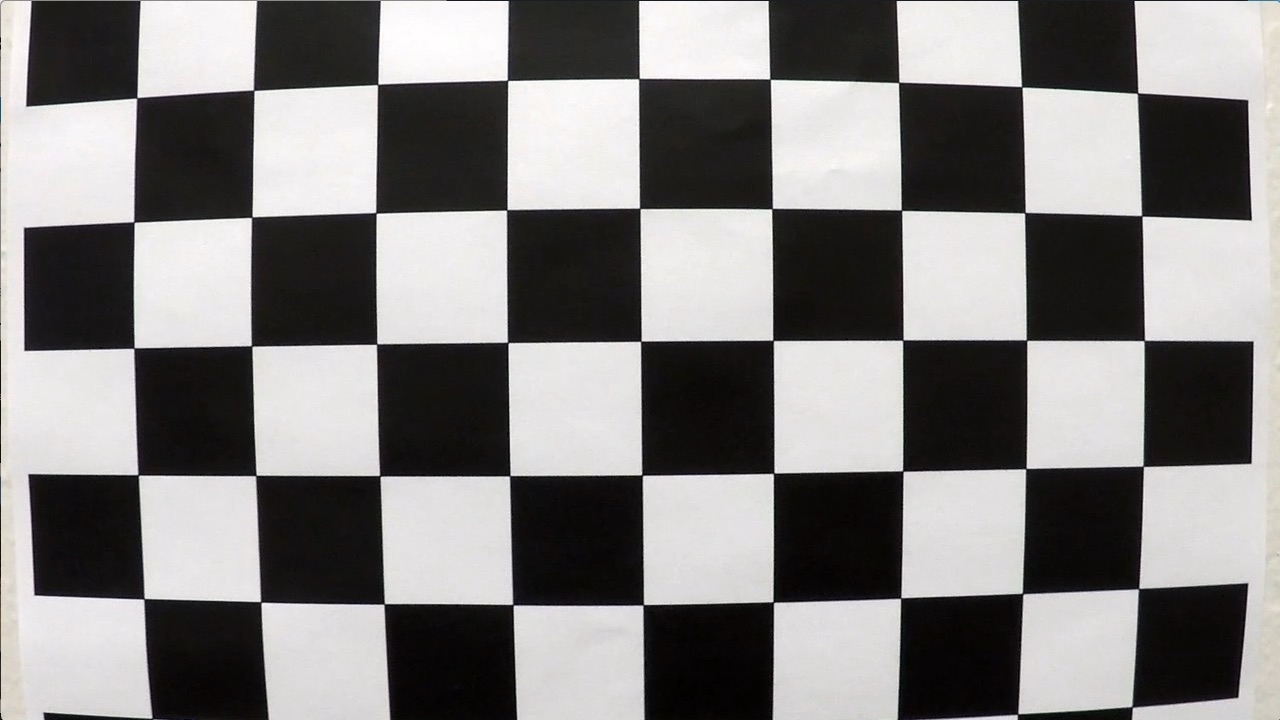
#> input picture camera_cal/calibration1.jpg, 1280 x 720 px; its folder holds 5 pictures in this run
$ python calibration.py
#> lines starting #> are read from the running program, lines starting #| are printed output that depends on the picture; after the words box and inside, x2 and y2 are one past the last pixel; in counts of white or black regions, pixels touching at a corner belong together
from pathlib import Path

import cv2
import numpy as np


BASE_DIR = Path(__file__).resolve().parent
CALIBRATION_DIR = BASE_DIR / "camera_cal"
DOCS_DIR = BASE_DIR / "docs"

PATTERN_SIZE = (9, 6)
COMPARISON_IMAGE = "calibration1.jpg"


def save_image(path, image):
    if not cv2.imwrite(str(path), image):
        raise RuntimeError(f"Nije uspelo cuvanje slike: {path}")


def calibrate_camera():
    DOCS_DIR.mkdir(exist_ok=True)

    # Ovu fotografiju koristimo za prikaz pre i posle ispravke.
    example_path = CALIBRATION_DIR / COMPARISON_IMAGE
    original = cv2.imread(str(example_path))
#> original is the input picture: shape (720, 1280, 3); mean B, G, R 127.8, 128.4, 130.1

    if original is None:
        raise RuntimeError(f"Ne mogu da ucitam: {example_path}")

    image_size = (original.shape[1], original.shape[0])
#> image_size = (1280, 720)

    columns, rows = PATTERN_SIZE

    # Koordinate unutrasnjih uglova na ravnoj sahovskoj tabli.
    object_points = np.zeros(
        (columns * rows, 3), dtype=np.float32
    )
    object_points[:, :2] = np.mgrid[
        0:columns, 0:rows
    ].T.reshape(-1, 2)

    all_object_points = []
    all_image_points = []
    corners_example = None

    image_paths = sorted(CALIBRATION_DIR.glob("*.jpg"))

    criteria = (
        cv2.TERM_CRITERIA_EPS + cv2.TERM_CRITERIA_MAX_ITER,
        30,
        0.001,
    )

    for image_path in image_paths:
        image = cv2.imread(str(image_path))

        if image is None:
            print(f"Ne mogu da ucitam: {image_path.name}")
            continue

        current_size = (image.shape[1], image.shape[0])
#> current_size = (1280, 720)

        if current_size != image_size:
            print(f"Druga rezolucija, preskacem: {image_path.name}")
            continue

        gray = cv2.cvtColor(image, cv2.COLOR_BGR2GRAY)

        found, corners = cv2.findChessboardCorners(
            gray,
            PATTERN_SIZE,
            cv2.CALIB_CB_ADAPTIVE_THRESH
            + cv2.CALIB_CB_NORMALIZE_IMAGE,
        )
#> found = False; corners = None

        if not found:
            print(f"Uglovi nisu pronadjeni: {image_path.name}")
            continue

        refined_corners = cv2.cornerSubPix(
            gray,
            corners,
            (11, 11),
            (-1, -1),
            criteria,
        )

        all_object_points.append(object_points.copy())
        all_image_points.append(refined_corners)

        print(f"Uglovi pronadjeni: {image_path.name}")

        # Poseban primer uspesno pronadjenih uglova.
        if corners_example is None:
            corners_example = image.copy()
            cv2.drawChessboardCorners(
                corners_example,
                PATTERN_SIZE,
                refined_corners,
                True,
            )
#> pass 2 of the loop in calibrate_camera, `for image_path in image_paths:`:
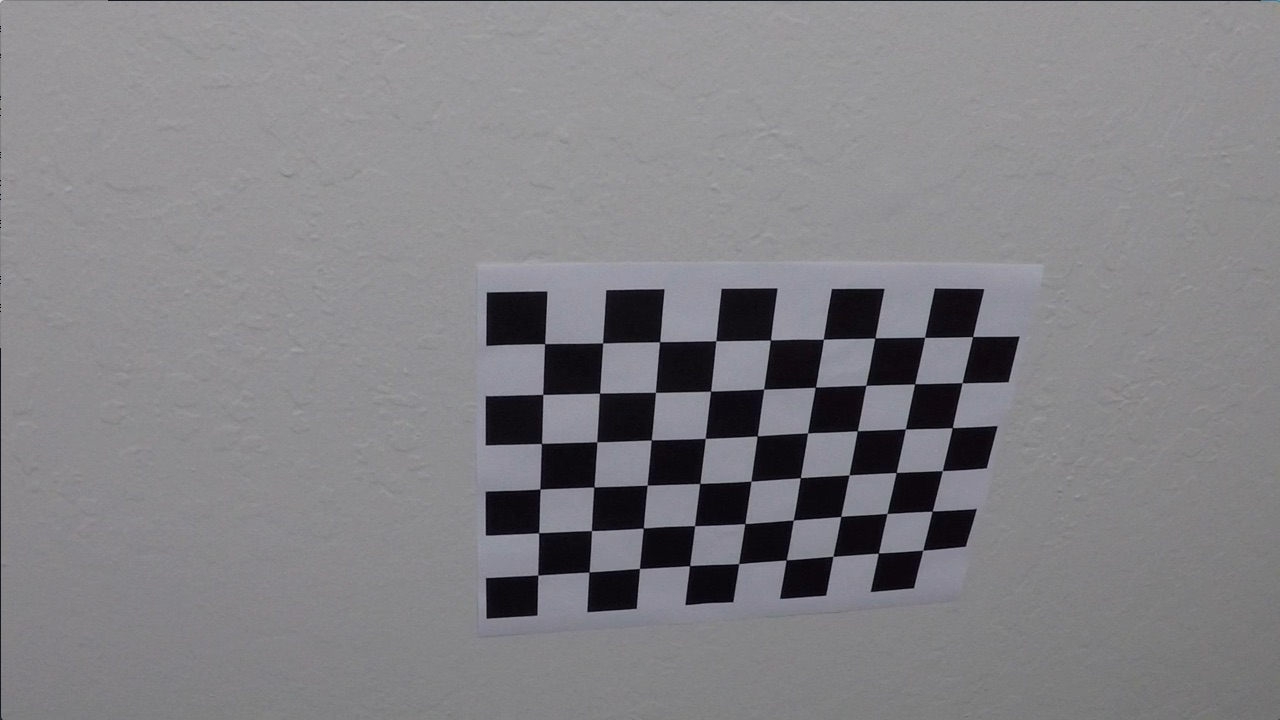
#> input picture camera_cal/calibration10.jpg, 1280 x 720 px
#> in calibrate_camera, image is the input picture: shape (720, 1280, 3); mean B, G, R 133.1, 129.4, 130.2
#> found = True; corners = 54 rows, first 8: [545.3, 343.1], [602.7, 342.8], [660.1, 341.3], [715.8, 340.7], [770.6, 340], [823.5, 339.2], [874.3, 338.5], [925.1, 337.4]
#> refined_corners = 54 rows, first 8: [544.6, 343.6], [602.6, 343], [659.6, 341.7], [715.8, 340.7], [770.4, 339.9], [823.4, 339.3], [874.9, 337.9], [924.6, 337.3]
#> in calibrate_camera, `cv2.drawChessboardCorners( corners_example, PATTERN_SIZE, refined_corn..`:
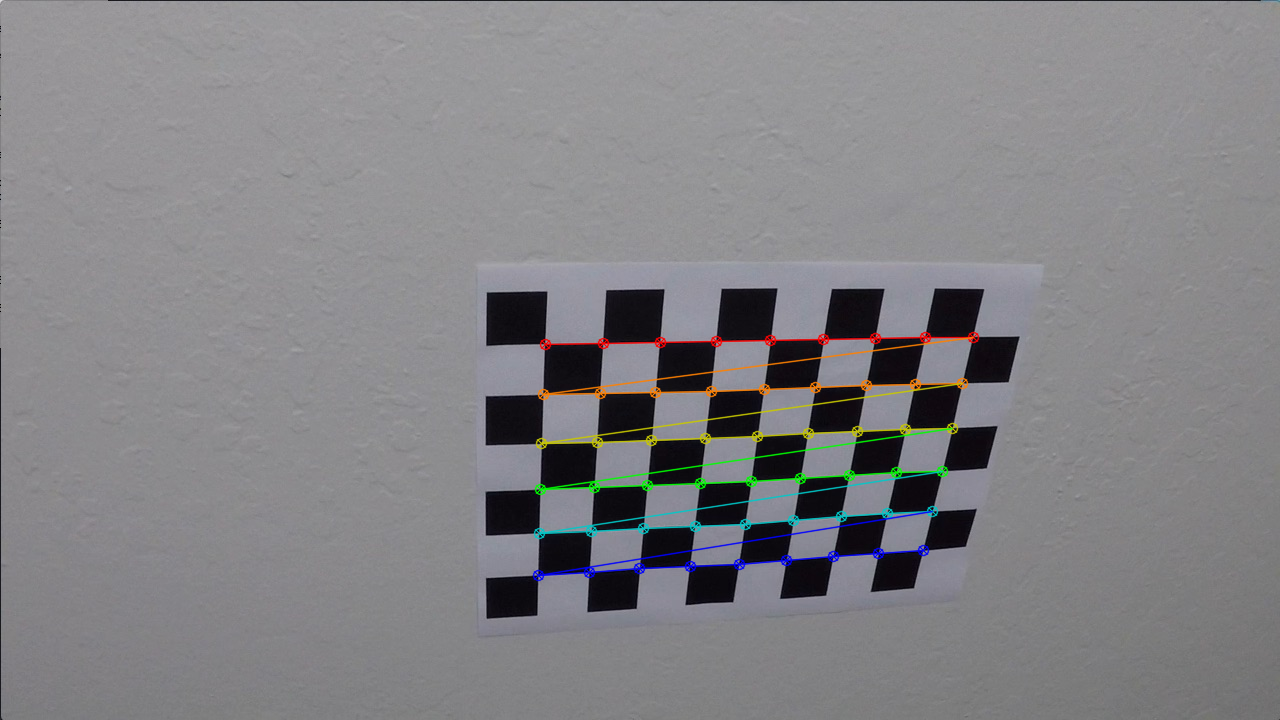
#> corners_example: shape (720, 1280, 3); 1.92% of pixels changed, all inside (x1, y1, x2, y2) = (532, 331, 980, 582)

    if len(all_object_points) < 3:
        raise RuntimeError(
            "Premalo uspesnih slika za kalibraciju. "
            "Proveri folder camera_cal i PATTERN_SIZE."
        )

    # Izracunavanje parametara kamere.
    rms_error, camera_matrix, distortion, _, _ = cv2.calibrateCamera(
        all_object_points,
        all_image_points,
        image_size,
        None,
        None,
    )

    np.savez(
        BASE_DIR / "camera_calibration.npz",
        camera_matrix=camera_matrix,
        distortion=distortion,
        image_size=np.array(image_size),
        rms_error=rms_error,
    )

    # Primena parametara na calibration1.jpg.
    corrected = cv2.undistort(
        original,
        camera_matrix,
        distortion,
        None,
        camera_matrix,
    )
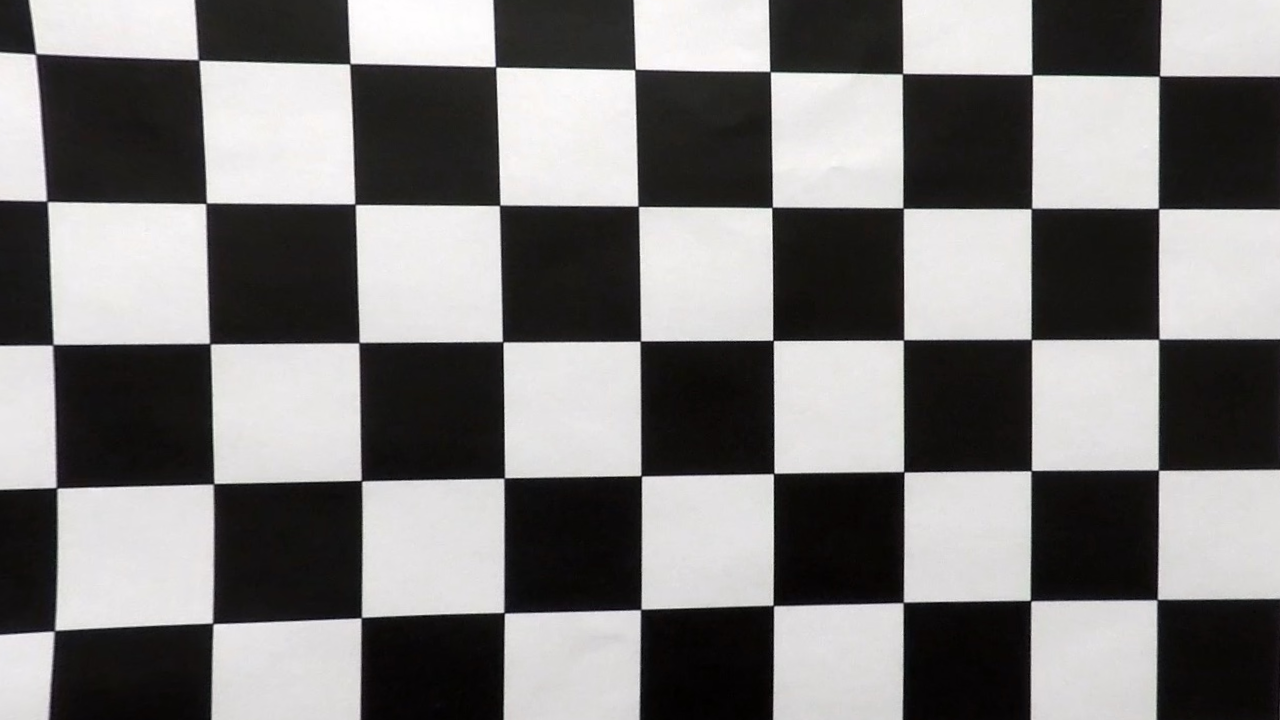
#> corrected: shape (720, 1280, 3); mean B, G, R 122.9, 123.4, 125

    save_image(
        DOCS_DIR / "calibration_corners.jpg",
        corners_example,
    )
    save_image(
        DOCS_DIR / "calibration_original.jpg",
        original,
    )
    save_image(
        DOCS_DIR / "calibration_undistorted.jpg",
        corrected,
    )

    # Uporedni prikaz sa naslovima iznad fotografija.
    height, width = original.shape[:2]
#> height = 720; width = 1280
    header_height = 70

    comparison = np.full(
        (height + header_height, width * 2, 3),
        245,
        dtype=np.uint8,
    )

    comparison[header_height:, :width] = original
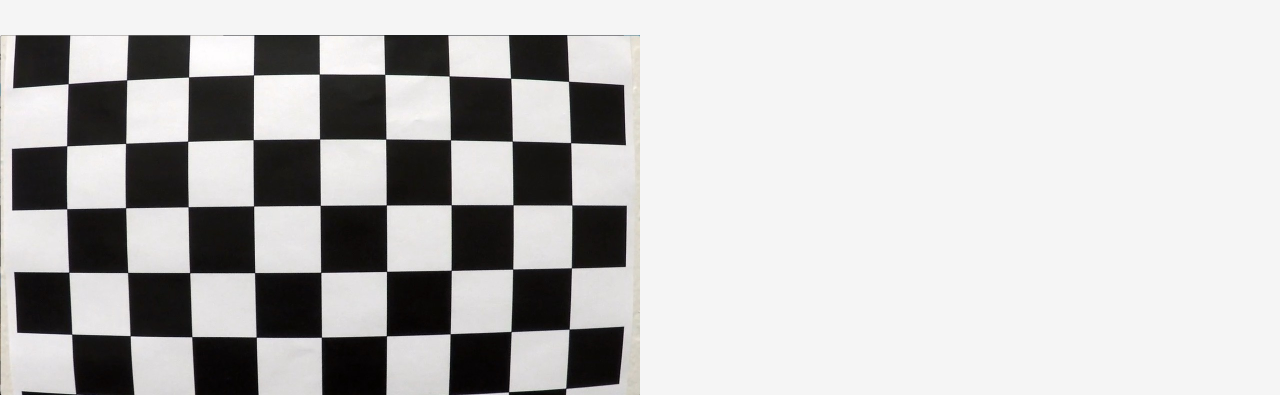
#> comparison: shape (790, 2560, 3) (shown at 1/2 size); mean B, G, R 191.6, 191.9, 192.6
    comparison[header_height:, width:] = corrected
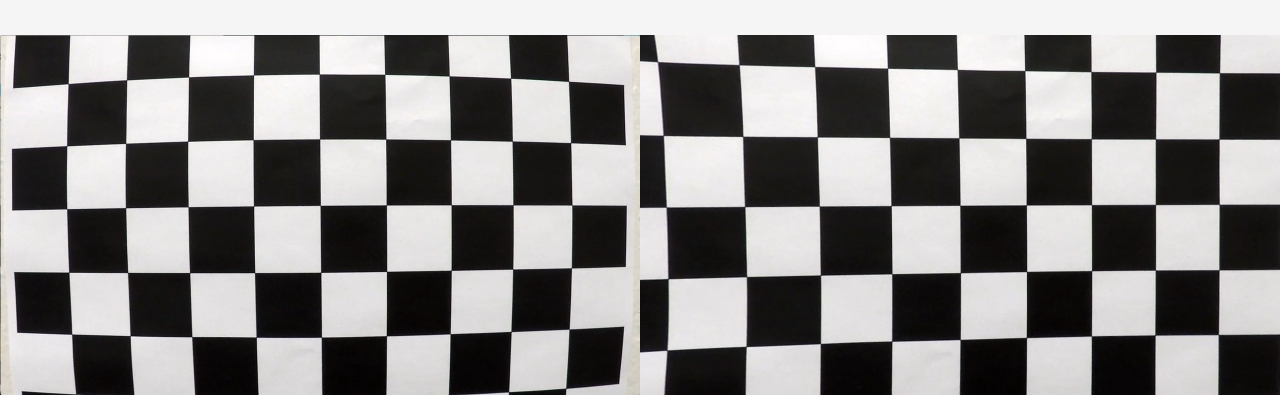
#> comparison: shape (790, 2560, 3) (shown at 1/2 size); mean B, G, R 135.9, 136.5, 138

    for text, x in (
        ("Original", 25),
        ("Undistorted", width + 25),
    ):
        cv2.putText(
            comparison,
            text,
            (x, 47),
            cv2.FONT_HERSHEY_SIMPLEX,
            1.1,
            (30, 30, 30),
            2,
            cv2.LINE_AA,
        )
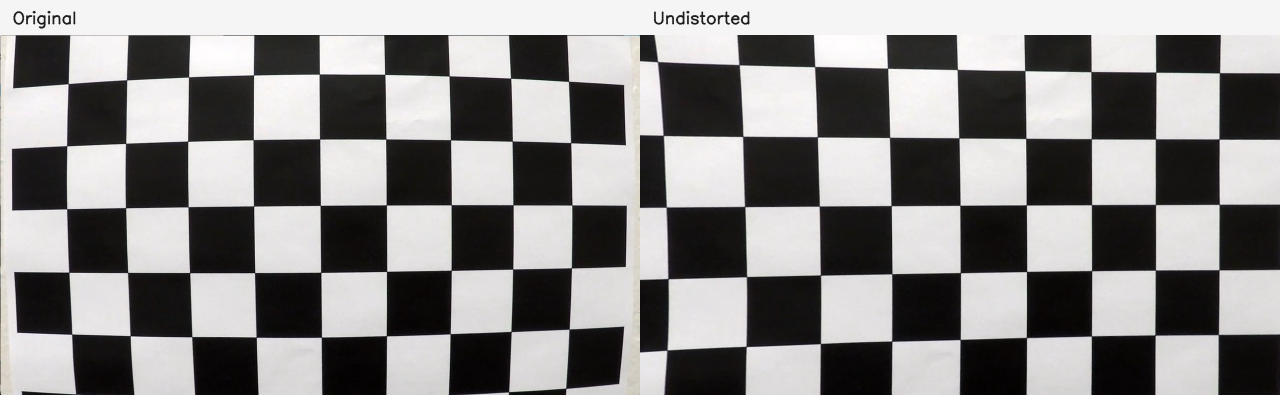
#> comparison: shape (790, 2560, 3) (shown at 1/2 size); 0.21% of pixels changed, all inside (x1, y1, x2, y2) = (26, 21, 1500, 58)

    cv2.line(
        comparison,
        (width, 0),
        (width, comparison.shape[0] - 1),
        (120, 120, 120),
        2,
    )
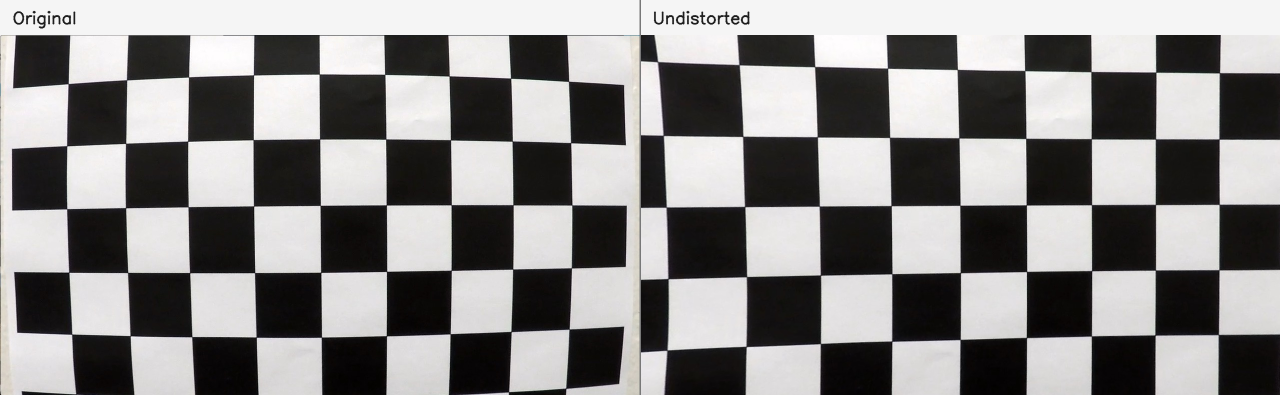
#> comparison: shape (790, 2560, 3) (shown at 1/2 size); 0.12% of pixels changed, all inside (x1, y1, x2, y2) = (1279, 0, 1282, 790)

    save_image(
        DOCS_DIR / "calibration_comparison.jpg",
        comparison,
    )

    print("\nKalibracija je zavrsena.")
    print(f"Iskorisceno slika: {len(all_object_points)}/{len(image_paths)}")
    print(f"RMS reprojekciona greska: {rms_error:.4f} piksela")
    print(f"Slika za poredjenje: {COMPARISON_IMAGE}")

    print("\nMatrica kamere:")
    print(camera_matrix)

    print("\nKoeficijenti izoblicenja:")
    print(distortion)

    print("\nParametri su sacuvani u camera_calibration.npz.")
    print("Slike su sacuvane u folderu docs.")


if __name__ == "__main__":
    calibrate_camera()
